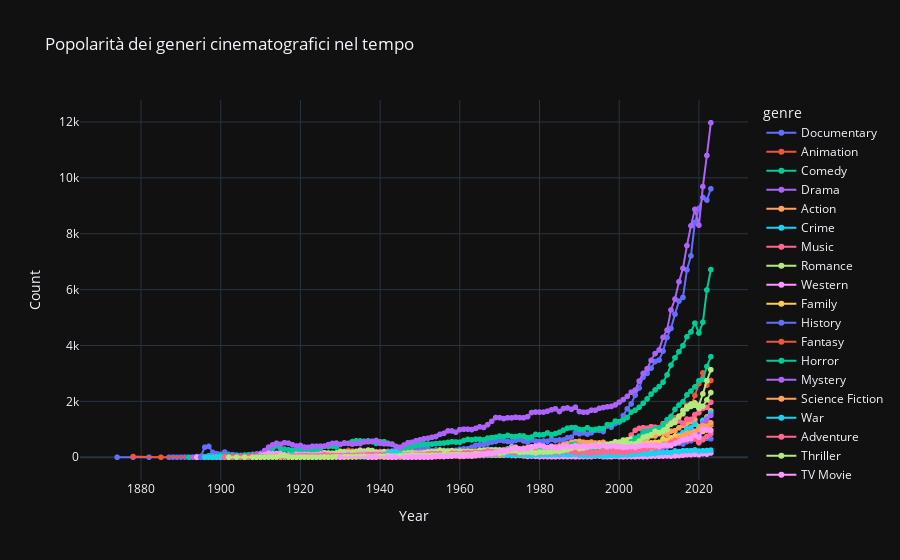

Notebook code for this chart:
### Markdown cell above
### Comparison of film genres over the decades

### Code cell
# Unione dei dataset dei film e dei generi
merged_df = pd.merge(movies_df, genres_df, on='id')

# Estrazione dell'anno dalla colonna delle date
merged_df['Year'] = pd.to_datetime(merged_df['date']).dt.year

merged_df = merged_df[merged_df['Year'] < 2024]

# Raggruppamento dei dati per anno e genere, contando il numero di film
genre_counts_per_year = merged_df.groupby(['Year', 'genre']).size().reset_index(name='Count')

# Creazione del grafico a linee interattivo
fig = px.line(genre_counts_per_year, x='Year', y='Count', color='genre',
              title='Popolarità dei generi cinematografici nel tempo',
              markers=True)

# Mostrare il grafico
fig.show()
